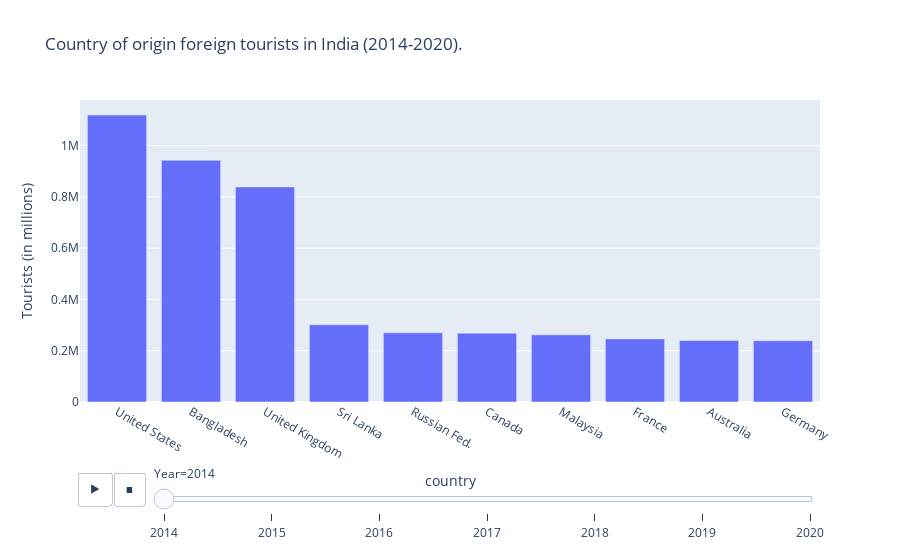

Notebook source saved alongside this figure:
### Markdown cell above
Countries that had the most tourists each year from 2014 to 2020

### Code cell
#Plotting with Plotly. A graph with animation frame
fig1 = px.bar(dfnew1, x="country", y="visitors", animation_frame="year",
       labels={"year":"Year", "visitors": "Tourists (in millions)"},
       title="Country of origin foreign tourists in India (2014-2020).")
fig1.layout.updatemenus[0].buttons[0].args[1]["frame"]["duration"] = 3000

yranges = {2016:[0, 2500000]}

for f in fig1.frames:
    if int(f.name) in yranges.keys():
        f.layout.update(yaxis_range = yranges[int(f.name)])
fig1.show()

### Figure 1 — Plotly figure (JSON) as saved in the notebook; plotly's stock layout.template omitted (floating-point values rounded to 4 significant figures)
{"data": [{"alignmentgroup": "True", "hovertemplate": "Year=2014<br>country=%{x}<br>Tourists (in millions)=%{y}<extra></extra>", "legendgroup": "", "marker": {"color": "#636efa", "pattern": {"shape": ""}}, "name": "", "offsetgroup": "", "orientation": "v", "showlegend": false, "textposition": "auto", "x": ["United States", "Bangladesh", "United Kingdom", "Sri Lanka", "Russian Fed.", "Canada", "Malaysia", "France", "Australia", "Germany"], "xaxis": "x", "y": [1118983, 942562, 838860, 301601, 269832, 268485, 262026, 246101, 239762, 239106], "yaxis": "y", "type": "bar"}], "layout": {"xaxis": {"anchor": "y", "domain": [0, 1], "title": {"text": "country"}}, "yaxis": {"anchor": "x", "domain": [0, 1], "title": {"text": "Tourists (in millions)"}}, "legend": {"tracegroupgap": 0}, "title": {"text": "Country of origin foreign tourists in India (2014-2020)."}, "barmode": "relative", "updatemenus": [{"buttons": [{"args": [null, {"frame": {"duration": 3000, "redraw": true}, "mode": "immediate", "fromcurrent": true, "transition": {"duration": 500, "easing": "linear"}}], "label": "&#9654;", "method": "animate"}, {"args": [[null], {"frame": {"duration": 0, "redraw": true}, "mode": "immediate", "fromcurrent": true, "transition": {"duration": 0, "easing": "linear"}}], "label": "&#9724;", "method": "animate"}], "direction": "left", "pad": {"r": 10, "t": 70}, "showactive": false, "type": "buttons", "x": 0.1, "xanchor": "right", "y": 0, "yanchor": "top"}], "sliders": [{"active": 0, "currentvalue": {"prefix": "Year="}, "len": 0.9, "pad": {"b": 10, "t": 60}, "steps": [{"args": [["2014"], {"frame": {"duration": 0, "redraw": true}, "mode": "immediate", "fromcurrent": true, "transition": {"duration": 0, "easing": "linear"}}], "label": "2014", "method": "animate"}, {"args": [["2015"], {"frame": {"duration": 0, "redraw": true}, "mode": "immediate", "fromcurrent": true, "transition": {"duration": 0, "easing": "linear"}}], "label": "2015", "method": "animate"}, {"args": [["2016"], {"frame": {"duration": 0, "redraw": true}, "mode": "immediate", "fromcurrent": true, "transition": {"duration": 0, "easing": "linear"}}], "label": "2016", "method": "animate"}, {"args": [["2017"], {"frame": {"duration": 0, "redraw": true}, "mode": "immediate", "fromcurrent": true, "transition": {"duration": 0, "easing": "linear"}}], "label": "2017", "method": "animate"}, {"args": [["2018"], {"frame": {"duration": 0, "redraw": true}, "mode": "immediate", "fromcurrent": true, "transition": {"duration": 0, "easing": "linear"}}], "label": "2018", "method": "animate"}, {"args": [["2019"], {"frame": {"duration": 0, "redraw": true}, "mode": "immediate", "fromcurrent": true, "transition": {"duration": 0, "easing": "linear"}}], "label": "2019", "method": "animate"}, {"args": [["2020"], {"frame": {"duration": 0, "redraw": true}, "mode": "immediate", "fromcurrent": true, "transition": {"duration": 0, "easing": "linear"}}], "label": "2020", "method": "animate"}], "x": 0.1, "xanchor": "left", "y": 0, "yanchor": "top"}]}}
